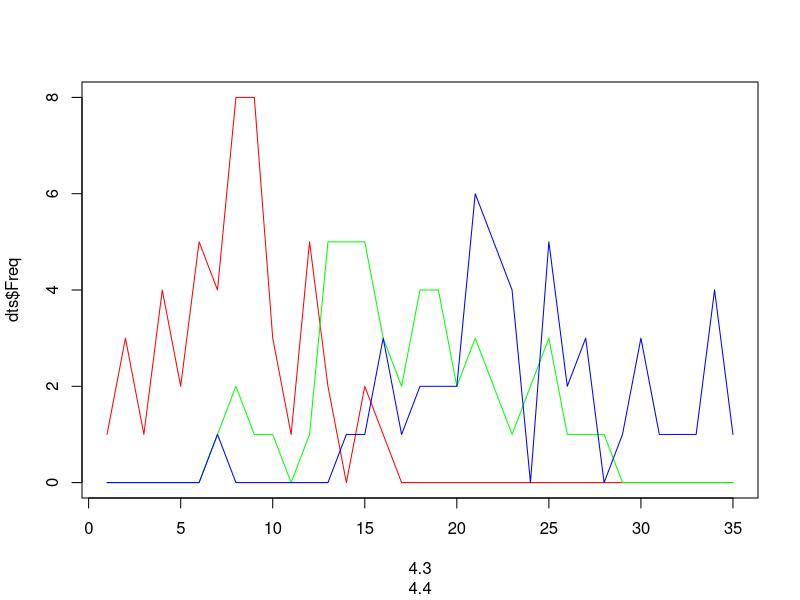

R code for this plot:
  #1
  dt=iris
  #2
  tab=table(dt$Sepal.Length,dt$Species)
  tab
  #3
  df<-data.frame(tab)
  df
  dts<-subset(df,Var2=="setosa")
  dtv<-subset(df,Var2=="versicolor")
  dtvi<-subset(df,Var2=="virginica")
  plot(dts$Freq,type="l",col="red",xlab=df$Var1)
  lines(dtv$Freq,type="l",col="green",xlab=df$Var1)
  lines(dtvi$Freq,type="l",col="blue",xlab=df$Var1)